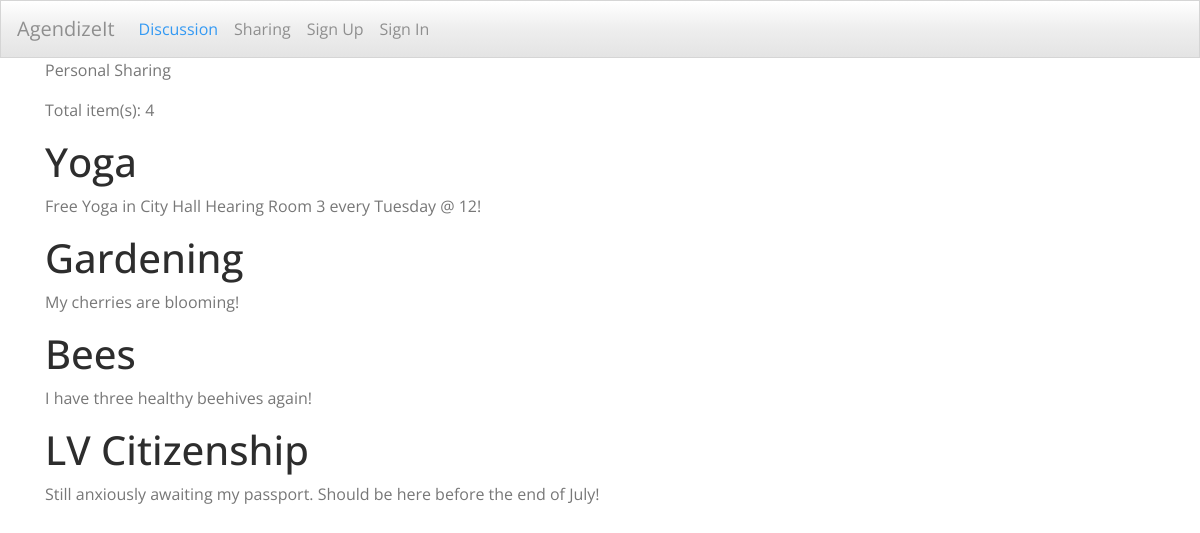
The app's page /sharing/ with its own data.
### meetingdiscuss/models.py (models this page shows)
class SharingItem(models.Model):
    topic = models.CharField(max_length=150)
    text = models.TextField()
    image = models.FileField(upload_to='share_images/', null=True, blank=True)

### meetingdiscuss/views.py (the view)
# urls.py: path("sharing/", views.sharing),
def sharing(request):
    sitems = SharingItem.objects.all()
    context = {
        'sitems': sitems,
    }
    print(context)
    return render(request, "sharing.html", context)

### meetingdiscuss/templates/sharing.html
{% extends "base.html" %}
{% block content %}
<p>Personal Sharing</p>
<p>Total item(s): {{ sitems|length }}</p>
{% for sitem in sitems %}
    <h1>{{ sitem.topic }}</h1>
    <p>{{ sitem.text}}</p>
{% endfor %}
{% endblock content %}

### records on screen
SharingItem: topic "Yoga", text "Free Yoga in City Hall Hearing Room 3 every Tuesday @ 12!"
SharingItem: topic "Gardening", text "My cherries are blooming!"
SharingItem: topic "Bees", text "I have three healthy beehives again!"
SharingItem: topic "LV Citizenship", text "Still anxiously awaiting my passport. Should be here before the end of July!"

### other values on screen
{{ sitems|length }} "4"
